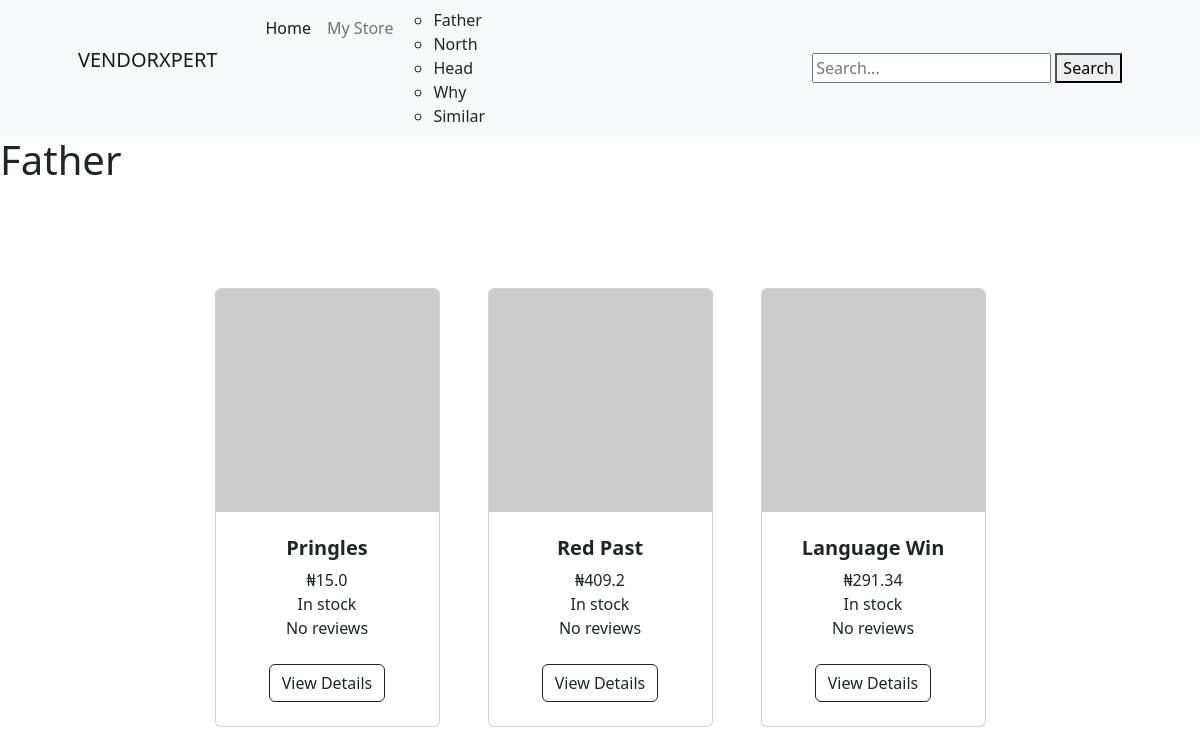
/so-upon-process/ (signed in), run on the app's committed database.
### store/models.py (models this page shows, shortened)
class Category(models.Model):
    title = models.CharField(max_length=50)
    slug = models.SlugField()
    class Meta:
        verbose_name_plural = 'Categories'

class Product(models.Model):
    DRAFT = "draft"
    WAITING_APPROVAL = "waiting approval"
    ACTIVE = 'active'
    DELETED = 'deleted'
    IN_STOCK = 'in stock'
    OUT_OF_STOCK = 'out of stock'
    STATUS_CHOICES = (
        (DRAFT , "draft"),
        (WAITING_APPROVAL , "waiting approval"),
        (ACTIVE , 'active'),
        (DELETED , 'deleted'),
    )
    STOCK_CHOICES = (
        (IN_STOCK , 'In stock'),
        (OUT_OF_STOCK , 'Out of stock'),
    )
    category = models.ForeignKey(Category, related_name='product', on_delete=models.CASCADE)
    vendor = models.ForeignKey(VendorProfile,related_name='product', on_delete=models.CASCADE)
    title = models.CharField(max_length=50)
    slug = models.SlugField()
    description = models.TextField()
    price = models.BigIntegerField()
    created_at = models.DateTimeField(auto_now=True)
    updated_at = models.DateTimeField(auto_now=True)
    product_image = models.ImageField(upload_to='uploads/product_image/', blank=True, null=True)
    thumbnail = models.ImageField(upload_to='uploads/product_image/thumbnail', blank=True, null=True)
    status = models.CharField(max_length=50, choices=STATUS_CHOICES, default=ACTIVE)
    stock = models.CharField(max_length=50, choices=STOCK_CHOICES, default=IN_STOCK)
    featured = models.BooleanField(default=False)
    class Meta:
        ordering = ('-created_at',)
    def display_price(self):
        return self.price/100
    def get_thumbnail(self):
        if self.thumbnail:
            return self.thumbnail.url
        else:
            if self.product_image:
                self.thumbnail = self.make_thumbnail(self.product_image)
                self.save()
                return self.thumbnail.url
            else:
                return 'https://via.placeholder.com/240x240x.jpg'

### store/views.py (the view)
# urls.py: path('<slug:slug>/', views.category_detail, name='category_detail'),
def category_detail(request, slug):
    category = get_object_or_404(Category, slug=slug)
    product = category.product.filter(status=Product.ACTIVE, stock=Product.IN_STOCK)
    return render(request, 'store/category_detail.html', {
        'category':category,
        'product':product
    })

### store/templatetags/menu.py (called while the page is built)
@register.inclusion_tag('store/menu.html')
def menu():
    categories = Category.objects.all()
    return {'categories':categories}

### store/templates/store/category_detail.html (shortened to what this page needs)
{% extends 'core/base.html' %}
{% block body %}
<h1>{{ category.title }}</h1>
    {% include "store/partials/product.html" %}
{% endblock body %}

### store/templates/store/menu.html
{% for category in categories %}
<li><a class="dropdown-item" href="{% url 'category_detail' category.slug %}">{{ category.title }}</a></li>
{% endfor %}

### store/templates/store/partials/product.html (shortened to what this page needs)
<section class="py-5">
    <div class="container px-4 px-lg-5 mt-5">
        <div class="row gx-4 gx-lg-5 row-cols-2 row-cols-md-3 row-cols-xl-4 justify-content-center">
            {% for products in product %}
            <div class="col mb-5">
                <div class="card h-100">
                        <img class="card-img-top" src="{{ products.get_thumbnail }}" alt="image of {{products.title}}" />
                    <div class="card-body p-4">
                        <div class="text-center">
                            <h5 class="fw-bolder">{{ products.title }}</h5>
                            <span>&#8358;</span>{{ products.display_price }}</br>
                            {{products.get_stock_display}}<br>
                            {% if product.comments %}
                                Average Rating:{{products.average_rating}}
                            {% else %}
                                No reviews
                            {% endif %}
                        </div>
                    </div>
                    <div class="card-footer p-4 pt-0 border-top-0 bg-transparent">
                        <div class="text-center"><a class="btn btn-outline-dark mt-auto" href="{% url 'product_detail' products.category.slug products.slug %}">View Details</a></div>
                    </div>
                </div>
            </div>
            {% endfor %}
            </div>
        </div>
</section>

### data on the page
Category: title "Father"
Category: title "North"
Category: title "Head"
Category: title "Why"
Category: title "Similar"
Product: title "Pringles", display_price "15.0", stock "In stock"
Product: title "Red Past", display_price "409.2", stock "In stock"
Product: title "Language Win", display_price "291.34", stock "In stock"
